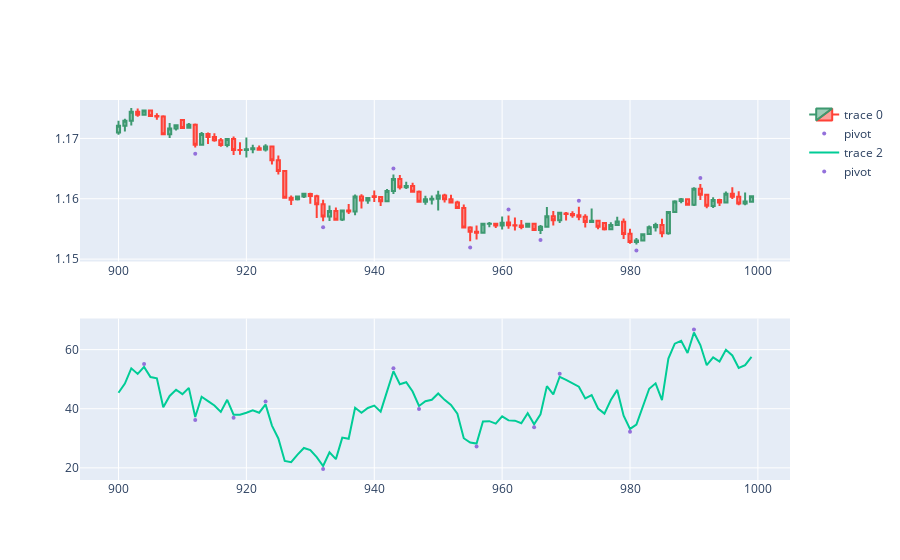

This figure's notebook cell:
### Code cell
dfpl = df[start_idx:end_idx]
fig = make_subplots(rows=2, cols=1)
fig.append_trace(go.Candlestick(x=dfpl.index,
                open=dfpl['open'],
                high=dfpl['high'],
                low=dfpl['low'],
                close=dfpl['close']), row=1, col=1)

fig.add_scatter(x=dfpl.index, y=dfpl['pointpos'], mode="markers",
                marker=dict(size=4, color="MediumPurple"),
                name="pivot", row=1, col=1)

fig.append_trace(go.Scatter(x=dfpl.index, y=dfpl['RSI']), row=2, col=1)
fig.add_scatter(x=dfpl.index, y=dfpl['RSIpointpos'], mode="markers",
                marker=dict(size=4, color="MediumPurple"),
                name="pivot", row=2, col=1)


fig.update_layout(xaxis_rangeslider_visible=False)
fig.show()
